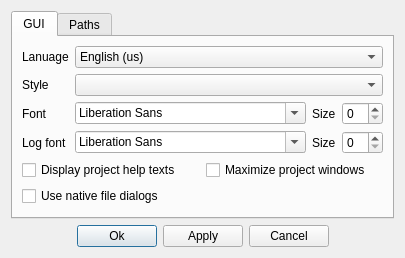
<?xml version="1.0" encoding="UTF-8"?>
<ui version="4.0">
 <class>PreferencesDialog</class>
 <widget class="QDialog" name="PreferencesDialog">
  <property name="geometry">
   <rect>
    <x>0</x>
    <y>0</y>
    <width>359</width>
    <height>231</height>
   </rect>
  </property>
  <property name="windowTitle">
   <string>Preferences</string>
  </property>
  <layout class="QGridLayout" name="gridLayout">
   <item row="1" column="0">
    <layout class="QHBoxLayout" name="horizontalLayout">
     <item>
      <spacer name="horizontalSpacer_2">
       <property name="orientation">
        <enum>Qt::Horizontal</enum>
       </property>
       <property name="sizeHint" stdset="0">
        <size>
         <width>40</width>
         <height>20</height>
        </size>
       </property>
      </spacer>
     </item>
     <item>
      <widget class="QPushButton" name="pushButtonOk">
       <property name="text">
        <string>Ok</string>
       </property>
      </widget>
     </item>
     <item>
      <widget class="QPushButton" name="pushButtonApply">
       <property name="text">
        <string>Apply</string>
       </property>
      </widget>
     </item>
     <item>
      <widget class="QPushButton" name="pushButtonCancel">
       <property name="text">
        <string>Cancel</string>
       </property>
      </widget>
     </item>
     <item>
      <spacer name="horizontalSpacer">
       <property name="orientation">
        <enum>Qt::Horizontal</enum>
       </property>
       <property name="sizeHint" stdset="0">
        <size>
         <width>40</width>
         <height>20</height>
        </size>
       </property>
      </spacer>
     </item>
    </layout>
   </item>
   <item row="0" column="0">
    <widget class="QTabWidget" name="tabWidget">
     <property name="currentIndex">
      <number>0</number>
     </property>
     <widget class="QWidget" name="tabGUI">
      <attribute name="title">
       <string>GUI</string>
      </attribute>
      <layout class="QGridLayout" name="gridLayoutTabGUI" columnstretch="0,1,0,0">
       <item row="0" column="0">
        <widget class="QLabel" name="labelLanguage">
         <property name="text">
          <string>Lanuage</string>
         </property>
        </widget>
       </item>
       <item row="0" column="1" colspan="3">
        <widget class="QComboBox" name="comboBoxLanguage">
         <property name="toolTip">
          <string>Select the GUI language (requires a restart to take effect!)</string>
         </property>
         <property name="currentIndex">
          <number>7</number>
         </property>
         <item>
          <property name="text">
           <string>German (de)</string>
          </property>
         </item>
         <item>
          <property name="text">
           <string>Spanish (es)</string>
          </property>
         </item>
         <item>
          <property name="text">
           <string>French (fr)</string>
          </property>
         </item>
         <item>
          <property name="text">
           <string>Italian (it)</string>
          </property>
         </item>
         <item>
          <property name="text">
           <string>Polish (pl)</string>
          </property>
         </item>
         <item>
          <property name="text">
           <string>Portuguese (pt)</string>
          </property>
         </item>
         <item>
          <property name="text">
           <string>Romanian (ro)</string>
          </property>
         </item>
         <item>
          <property name="text">
           <string>English (us)</string>
          </property>
         </item>
        </widget>
       </item>
       <item row="1" column="0">
        <widget class="QLabel" name="labelStyle">
         <property name="sizePolicy">
          <sizepolicy hsizetype="Fixed" vsizetype="Preferred">
           <horstretch>0</horstretch>
           <verstretch>0</verstretch>
          </sizepolicy>
         </property>
         <property name="text">
          <string>Style</string>
         </property>
        </widget>
       </item>
       <item row="1" column="1" colspan="3">
        <widget class="QComboBox" name="comboBoxStyle">
         <property name="toolTip">
          <string>Select the GUI style</string>
         </property>
        </widget>
       </item>
       <item row="2" column="0">
        <widget class="QLabel" name="labelAppFont">
         <property name="sizePolicy">
          <sizepolicy hsizetype="Fixed" vsizetype="Preferred">
           <horstretch>0</horstretch>
           <verstretch>0</verstretch>
          </sizepolicy>
         </property>
         <property name="text">
          <string>Font</string>
         </property>
        </widget>
       </item>
       <item row="2" column="1">
        <widget class="QFontComboBox" name="fontComboBoxAppFont">
         <property name="toolTip">
          <string>Application font</string>
         </property>
        </widget>
       </item>
       <item row="2" column="2">
        <widget class="QLabel" name="labelAppFontSize">
         <property name="sizePolicy">
          <sizepolicy hsizetype="Fixed" vsizetype="Preferred">
           <horstretch>0</horstretch>
           <verstretch>0</verstretch>
          </sizepolicy>
         </property>
         <property name="text">
          <string>Size</string>
         </property>
        </widget>
       </item>
       <item row="2" column="3">
        <widget class="QSpinBox" name="spinBoxAppFontSize">
         <property name="toolTip">
          <string>Application font size</string>
         </property>
        </widget>
       </item>
       <item row="3" column="0">
        <widget class="QLabel" name="labelLogFont">
         <property name="sizePolicy">
          <sizepolicy hsizetype="Fixed" vsizetype="Preferred">
           <horstretch>0</horstretch>
           <verstretch>0</verstretch>
          </sizepolicy>
         </property>
         <property name="text">
          <string>Log font</string>
         </property>
        </widget>
       </item>
       <item row="3" column="1">
        <widget class="QFontComboBox" name="fontComboBoxLogFont">
         <property name="toolTip">
          <string>Log font</string>
         </property>
        </widget>
       </item>
       <item row="3" column="2">
        <widget class="QLabel" name="labelLogFontSize">
         <property name="sizePolicy">
          <sizepolicy hsizetype="Fixed" vsizetype="Preferred">
           <horstretch>0</horstretch>
           <verstretch>0</verstretch>
          </sizepolicy>
         </property>
         <property name="text">
          <string>Size</string>
         </property>
        </widget>
       </item>
       <item row="3" column="3">
        <widget class="QSpinBox" name="spinBoxLogFontSize">
         <property name="toolTip">
          <string>Log font size</string>
         </property>
        </widget>
       </item>
       <item row="4" column="0" colspan="4">
        <layout class="QGridLayout" name="gridLayoutGuiFlags">
         <item row="0" column="0">
          <widget class="QCheckBox" name="checkBoxShowProjectHelp">
           <property name="toolTip">
            <string>Make sure project help texts are shown when you switch the type</string>
           </property>
           <property name="text">
            <string>Display project help texts</string>
           </property>
          </widget>
         </item>
         <item row="0" column="1">
          <widget class="QCheckBox" name="checkBoxMaximizeWindows">
           <property name="toolTip">
            <string>Maximize new project windows</string>
           </property>
           <property name="text">
            <string>Maximize project windows</string>
           </property>
          </widget>
         </item>
         <item row="1" column="0" colspan="2">
          <widget class="QCheckBox" name="checkBoxNativeFileDialogs">
           <property name="toolTip">
            <string>Use the platform's native file dialogs or the Qt built-in ones</string>
           </property>
           <property name="text">
            <string>Use native file dialogs</string>
           </property>
          </widget>
         </item>
        </layout>
       </item>
       <item row="5" column="0" colspan="4">
        <spacer name="verticalSpacerGUI">
         <property name="orientation">
          <enum>Qt::Vertical</enum>
         </property>
         <property name="sizeHint" stdset="0">
          <size>
           <width>331</width>
           <height>0</height>
          </size>
         </property>
        </spacer>
       </item>
      </layout>
     </widget>
     <widget class="QWidget" name="tabPaths">
      <attribute name="title">
       <string>Paths</string>
      </attribute>
      <layout class="QGridLayout" name="gridLayoutTabPaths">
       <item row="0" column="0">
        <widget class="QLabel" name="labelChdmanBinary">
         <property name="text">
          <string>CHDMAN binary</string>
         </property>
        </widget>
       </item>
       <item row="0" column="1">
        <widget class="QLineEdit" name="lineEditChdmanBinary">
         <property name="sizePolicy">
          <sizepolicy hsizetype="Expanding" vsizetype="Minimum">
           <horstretch>0</horstretch>
           <verstretch>0</verstretch>
          </sizepolicy>
         </property>
         <property name="toolTip">
          <string>Path to the CHDMAN binary</string>
         </property>
        </widget>
       </item>
       <item row="0" column="2">
        <widget class="QToolButton" name="toolButtonBrowseChdmanBinary">
         <property name="sizePolicy">
          <sizepolicy hsizetype="Fixed" vsizetype="Minimum">
           <horstretch>0</horstretch>
           <verstretch>0</verstretch>
          </sizepolicy>
         </property>
         <property name="icon">
          <iconset resource="qchdman.qrc">
           <normaloff>:/images/fileopen.png</normaloff>:/images/fileopen.png</iconset>
         </property>
        </widget>
       </item>
       <item row="1" column="0" colspan="3">
        <spacer name="verticalSpacerPaths">
         <property name="orientation">
          <enum>Qt::Vertical</enum>
         </property>
         <property name="sizeHint" stdset="0">
          <size>
           <width>20</width>
           <height>0</height>
          </size>
         </property>
        </spacer>
       </item>
      </layout>
     </widget>
    </widget>
   </item>
  </layout>
 </widget>
 <tabstops>
  <tabstop>tabWidget</tabstop>
  <tabstop>comboBoxLanguage</tabstop>
  <tabstop>comboBoxStyle</tabstop>
  <tabstop>fontComboBoxAppFont</tabstop>
  <tabstop>spinBoxAppFontSize</tabstop>
  <tabstop>fontComboBoxLogFont</tabstop>
  <tabstop>spinBoxLogFontSize</tabstop>
  <tabstop>checkBoxShowProjectHelp</tabstop>
  <tabstop>checkBoxMaximizeWindows</tabstop>
  <tabstop>checkBoxNativeFileDialogs</tabstop>
  <tabstop>lineEditChdmanBinary</tabstop>
  <tabstop>toolButtonBrowseChdmanBinary</tabstop>
  <tabstop>pushButtonOk</tabstop>
  <tabstop>pushButtonApply</tabstop>
  <tabstop>pushButtonCancel</tabstop>
 </tabstops>
 <resources>
  <include location="qchdman.qrc"/>
 </resources>
 <connections>
  <connection>
   <sender>pushButtonOk</sender>
   <signal>clicked()</signal>
   <receiver>PreferencesDialog</receiver>
   <slot>accept()</slot>
   <hints>
    <hint type="sourcelabel">
     <x>174</x>
     <y>294</y>
    </hint>
    <hint type="destinationlabel">
     <x>73</x>
     <y>278</y>
    </hint>
   </hints>
  </connection>
  <connection>
   <sender>pushButtonCancel</sender>
   <signal>clicked()</signal>
   <receiver>PreferencesDialog</receiver>
   <slot>reject()</slot>
   <hints>
    <hint type="sourcelabel">
     <x>297</x>
     <y>290</y>
    </hint>
    <hint type="destinationlabel">
     <x>350</x>
     <y>281</y>
    </hint>
   </hints>
  </connection>
 </connections>
</ui>
